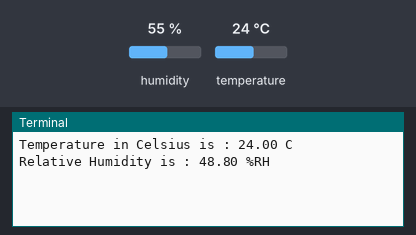
The program below on a simulated Raspberry Pi (BCM pin numbers). Parts: the last lines printed to the terminal. The inputs (shaded band) are chosen by the test bench; at power-on: humidity 55 %, temperature 24 °C.

Above: at 1.2 s.
1.3 s: humidity set to 22 %
4.4 s: temperature set to 12 °C
At 6.4 s:
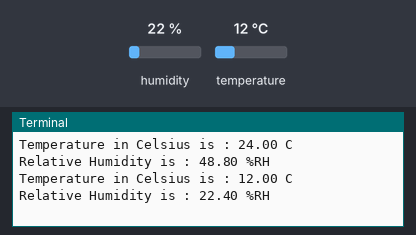
7.5 s: humidity set to 40 %
At 11.9 s:
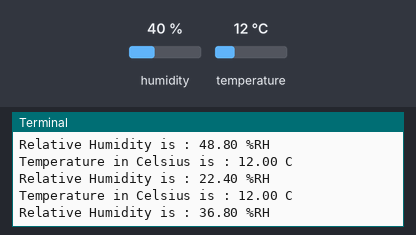

The program:

SHT3X.py
```python
import smbus
import time

# Get I2C bus
bus = smbus.SMBus(1)

while True:
	# SHT31 address, 0x44(68)
	# Send measurement command, 0x2C(44)
	#		0x06(06)	High repeatability measurement
	bus.write_i2c_block_data(0x44, 0x2C, [0x06])

	time.sleep(0.5)

	# SHT31 address, 0x44(68)
	# Read data back from 0x00(00), 6 bytes
	# Temp MSB, Temp LSB, Temp CRC, Humididty MSB, Humidity LSB, Humidity CRC
	data = bus.read_i2c_block_data(0x44, 0x00, 6)

	# Convert the data
	temp = data[0] * 256 + data[1]
	cTemp = -45 + (175 * temp / 65535.0)
	humidity = 100 * (data[3] * 256 + data[4]) / 65535.0

	# Output data to screen
	print("Temperature in Celsius is : %.2f C" % cTemp)
	print("Relative Humidity is : %.2f %%RH" % humidity)
	time.sleep(5)
```

Measured:
- after the input at 4.4 s, the terminal: prints a new line after 1.6 s (image 1)
- after the input at 7.5 s, the terminal: prints a new line after 4.0 s (image 2)
